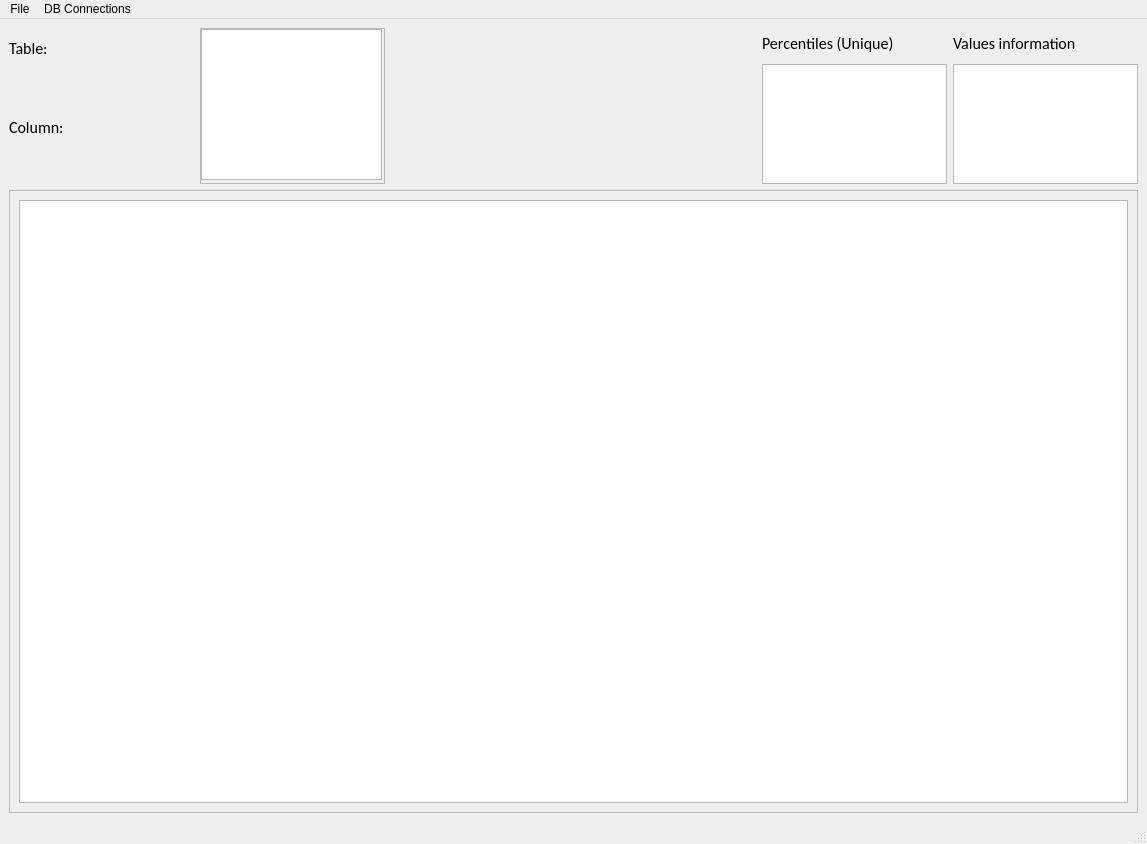
<?xml version="1.0" encoding="UTF-8"?>
<ui version="4.0">
 <class>MainWindow</class>
 <widget class="QMainWindow" name="MainWindow">
  <property name="geometry">
   <rect>
    <x>0</x>
    <y>0</y>
    <width>1147</width>
    <height>844</height>
   </rect>
  </property>
  <property name="minimumSize">
   <size>
    <width>800</width>
    <height>600</height>
   </size>
  </property>
  <property name="windowTitle">
   <string notr="true">DataExplorer</string>
  </property>
  <property name="windowIcon">
   <iconset theme="accessories-calculator">
    <normaloff>C:/Users/Admin/.designer/backup</normaloff>C:/Users/Admin/.designer/backup</iconset>
  </property>
  <widget class="QWidget" name="centralwidget">
   <property name="minimumSize">
    <size>
     <width>800</width>
     <height>600</height>
    </size>
   </property>
   <layout class="QVBoxLayout" name="verticalLayout_4">
    <item>
     <layout class="QGridLayout" name="gridLayout" rowstretch="1,4">
      <item row="0" column="0">
       <layout class="QHBoxLayout" name="horizontalLayout" stretch="2,2,3,1,2,2">
        <property name="sizeConstraint">
         <enum>QLayout::SetDefaultConstraint</enum>
        </property>
        <property name="bottomMargin">
         <number>0</number>
        </property>
        <item>
         <layout class="QVBoxLayout" name="verticalLayout_5" stretch="1,2,1,1,2">
          <property name="topMargin">
           <number>10</number>
          </property>
          <property name="bottomMargin">
           <number>10</number>
          </property>
          <item>
           <widget class="QLabel" name="label">
            <property name="font">
             <font>
              <family>Calibri</family>
              <pointsize>12</pointsize>
             </font>
            </property>
            <property name="text">
             <string>Table: </string>
            </property>
           </widget>
          </item>
          <item>
           <widget class="QLabel" name="labelTableName">
            <property name="font">
             <font>
              <pointsize>10</pointsize>
             </font>
            </property>
            <property name="text">
             <string/>
            </property>
            <property name="alignment">
             <set>Qt::AlignCenter</set>
            </property>
           </widget>
          </item>
          <item>
           <spacer name="verticalSpacer">
            <property name="orientation">
             <enum>Qt::Vertical</enum>
            </property>
            <property name="sizeHint" stdset="0">
             <size>
              <width>20</width>
              <height>40</height>
             </size>
            </property>
           </spacer>
          </item>
          <item>
           <widget class="QLabel" name="label_2">
            <property name="font">
             <font>
              <family>Calibri</family>
              <pointsize>12</pointsize>
             </font>
            </property>
            <property name="text">
             <string>Column: </string>
            </property>
           </widget>
          </item>
          <item>
           <widget class="QLabel" name="labelColumnName">
            <property name="font">
             <font>
              <pointsize>10</pointsize>
             </font>
            </property>
            <property name="text">
             <string/>
            </property>
            <property name="alignment">
             <set>Qt::AlignCenter</set>
            </property>
           </widget>
          </item>
         </layout>
        </item>
        <item>
         <layout class="QVBoxLayout" name="verticalLayout_6">
          <item>
           <widget class="QScrollArea" name="scrollArea_2">
            <property name="widgetResizable">
             <bool>true</bool>
            </property>
            <widget class="QWidget" name="scrollAreaWidgetContents_2">
             <property name="geometry">
              <rect>
               <x>0</x>
               <y>0</y>
               <width>178</width>
               <height>149</height>
              </rect>
             </property>
             <widget class="QListWidget" name="tablesList">
              <property name="geometry">
               <rect>
                <x>0</x>
                <y>0</y>
                <width>181</width>
                <height>151</height>
               </rect>
              </property>
             </widget>
            </widget>
           </widget>
          </item>
         </layout>
        </item>
        <item>
         <layout class="QVBoxLayout" name="verticalLayout">
          <property name="spacing">
           <number>0</number>
          </property>
         </layout>
        </item>
        <item>
         <spacer name="horizontalSpacer">
          <property name="orientation">
           <enum>Qt::Horizontal</enum>
          </property>
          <property name="sizeHint" stdset="0">
           <size>
            <width>40</width>
            <height>20</height>
           </size>
          </property>
         </spacer>
        </item>
        <item>
         <layout class="QVBoxLayout" name="verticalLayout_2" stretch="1,4">
          <item>
           <widget class="QLabel" name="labelForCents">
            <property name="maximumSize">
             <size>
              <width>16777215</width>
              <height>30</height>
             </size>
            </property>
            <property name="font">
             <font>
              <family>Calibri</family>
              <pointsize>12</pointsize>
              <bold>false</bold>
             </font>
            </property>
            <property name="text">
             <string>Percentiles (Unique)</string>
            </property>
           </widget>
          </item>
          <item>
           <widget class="QTextBrowser" name="quantilesInfo">
            <property name="maximumSize">
             <size>
              <width>16777215</width>
              <height>160</height>
             </size>
            </property>
           </widget>
          </item>
         </layout>
        </item>
        <item>
         <layout class="QVBoxLayout" name="verticalLayout_3" stretch="1,4">
          <item>
           <widget class="QLabel" name="labelForInfos">
            <property name="maximumSize">
             <size>
              <width>16777215</width>
              <height>30</height>
             </size>
            </property>
            <property name="font">
             <font>
              <family>Calibri</family>
              <pointsize>12</pointsize>
             </font>
            </property>
            <property name="text">
             <string>Values information</string>
            </property>
           </widget>
          </item>
          <item>
           <widget class="QTextBrowser" name="valuesInfo">
            <property name="maximumSize">
             <size>
              <width>16777215</width>
              <height>160</height>
             </size>
            </property>
           </widget>
          </item>
         </layout>
        </item>
       </layout>
      </item>
      <item row="1" column="0">
       <widget class="QScrollArea" name="scrollArea">
        <property name="minimumSize">
         <size>
          <width>0</width>
          <height>540</height>
         </size>
        </property>
        <property name="widgetResizable">
         <bool>true</bool>
        </property>
        <widget class="QWidget" name="scrollAreaWidgetContents">
         <property name="geometry">
          <rect>
           <x>0</x>
           <y>0</y>
           <width>1125</width>
           <height>618</height>
          </rect>
         </property>
         <layout class="QHBoxLayout" name="horizontalLayout_2">
          <item>
           <widget class="QTableView" name="tableWidget"/>
          </item>
         </layout>
        </widget>
       </widget>
      </item>
     </layout>
    </item>
   </layout>
  </widget>
  <widget class="QMenuBar" name="menubar">
   <property name="geometry">
    <rect>
     <x>0</x>
     <y>0</y>
     <width>1147</width>
     <height>22</height>
    </rect>
   </property>
   <widget class="QMenu" name="menuFile">
    <property name="title">
     <string>File</string>
    </property>
    <addaction name="menuImportCSV"/>
    <addaction name="menuExportCSV"/>
    <addaction name="separator"/>
    <addaction name="menuImportExcel"/>
    <addaction name="menuExportExcel"/>
    <addaction name="separator"/>
    <addaction name="menuExit"/>
   </widget>
   <widget class="QMenu" name="menuConnections">
    <property name="title">
     <string>DB Connections</string>
    </property>
    <addaction name="menuGetSQLite"/>
    <addaction name="menuGetPostgreSQL"/>
    <addaction name="separator"/>
    <addaction name="menuDeleteCredentials"/>
    <addaction name="separator"/>
    <addaction name="menuSaveSQLite"/>
    <addaction name="menuSavePostgreSQL"/>
   </widget>
   <addaction name="menuFile"/>
   <addaction name="menuConnections"/>
  </widget>
  <widget class="QStatusBar" name="statusbar"/>
  <action name="menuImportCSV">
   <property name="text">
    <string>Import CSV</string>
   </property>
  </action>
  <action name="menuExportCSV">
   <property name="text">
    <string>Export CSV</string>
   </property>
  </action>
  <action name="menuImportExcel">
   <property name="text">
    <string>Import Excel</string>
   </property>
  </action>
  <action name="menuGetSQLite">
   <property name="text">
    <string>Get data from SQLite</string>
   </property>
  </action>
  <action name="menuGetPostgreSQL">
   <property name="text">
    <string>Get data from PostgreSQL</string>
   </property>
  </action>
  <action name="actionDBClose">
   <property name="text">
    <string>Close current connection to DB</string>
   </property>
  </action>
  <action name="actionDBInfo">
   <property name="text">
    <string>Show DB info</string>
   </property>
  </action>
  <action name="actionFetchFromTable">
   <property name="text">
    <string>Fetch data from DB</string>
   </property>
  </action>
  <action name="menuExportExcel">
   <property name="text">
    <string>Export Excel</string>
   </property>
  </action>
  <action name="menuExit">
   <property name="text">
    <string>Exit</string>
   </property>
  </action>
  <action name="menuDeleteCredentials">
   <property name="text">
    <string>Delete credentials</string>
   </property>
  </action>
  <action name="menuSaveSQLite">
   <property name="text">
    <string>Save to SQLite</string>
   </property>
  </action>
  <action name="menuSavePostgreSQL">
   <property name="text">
    <string>Save to PostgreSQL</string>
   </property>
  </action>
 </widget>
 <resources/>
 <connections/>
</ui>
